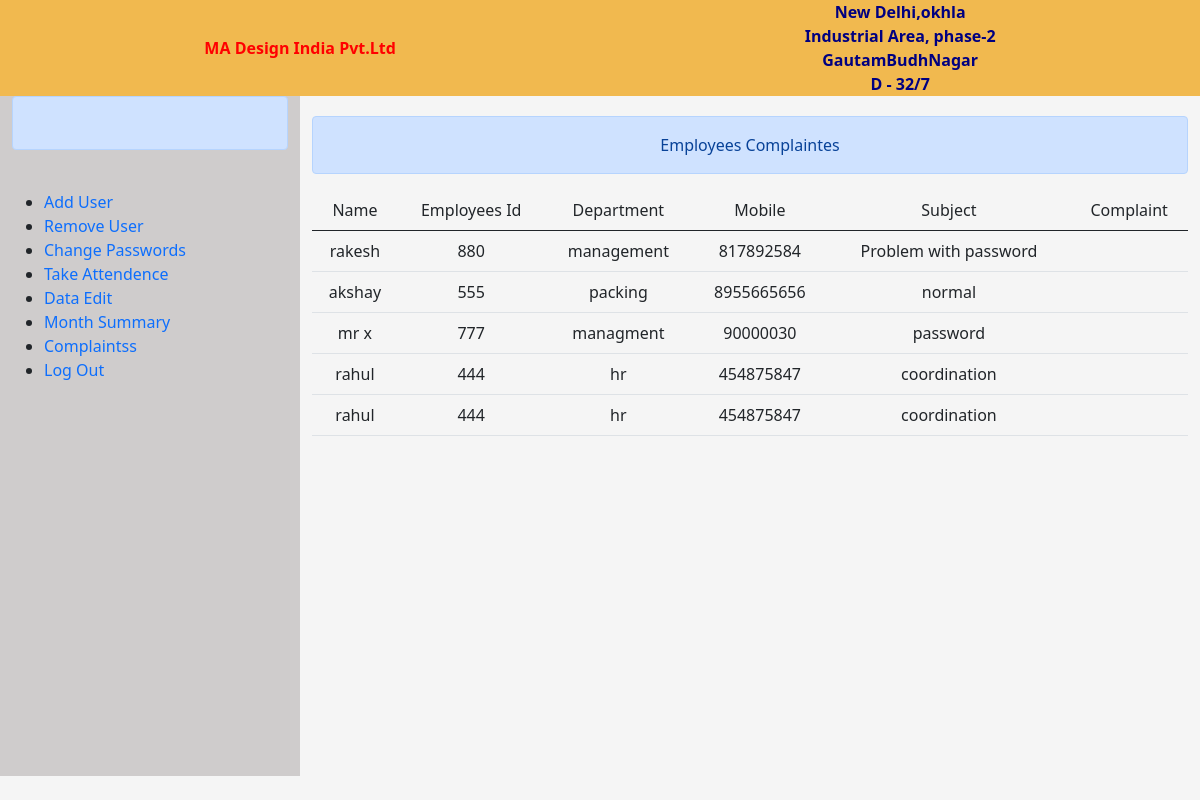
Screenshot of /Attendence/complaint/ (signed in) with the database file from the repository.
### attendence/models.py (models this page shows)
class complaints(models.Model):
    name=models.CharField(max_length=20)
    Eid=models.CharField(max_length=8)
    department=models.CharField(max_length=30)
    mobile=models.CharField(max_length=10)
    subject=models.CharField(max_length=200)
    comlaint=models.CharField(max_length=500)

### attendence/views.py (the view)
# urls.py: path('complaint/',views.complaint),
@login_required(login_url='http://localhost:8000/')
def complaint(request):
    data=models.complaints.objects.all()
    return render(request,'attendence/coplaints.html',{'data':data})

### templates/attendence/coplaints.html (shortened to what this page needs)
{% load static %}
<!DOCTYPE html>
<html lang="en">
<head>
    <link href="https://cdn.jsdelivr.net/npm/bootstrap@5.0.0-beta3/dist/css/bootstrap.min.css" rel="stylesheet">
    <link rel="stylesheet" href="{% static 'css/home.css' %}">
    <link rel="stylesheet" href="{% static 'css/admin.css' %}">
</head>
<body>
    <section id="home">
        <section class="company_title">
            <span class="comp">MA Design India Pvt.Ltd</span>
            <span class="company_span">New Delhi,okhla <br>
                Industrial Area, phase-2 <br>
                 GautamBudhNagar <br>
                D - 32/7</span>
        </section>
        <div class="container-fluid admin_sec" class='sec7'>
            <div class="row">
                <div class="col-sm-4 col-md-3 corner">
                   <div class="alert alert-primary" role="alert"><a href="" class="corner_a">{{data.username}}</a></div>&nbsp;
                    <ul>
                        <li><a href="http://localhost:8000/Attendence/addUser/">Add User</a></li>
                        <li><a href="http://localhost:8000/Attendence/removeUser/">Remove User</a></li>
                        <li><a href="">Change Passwords</a></li>
                        <li><a href="http://localhost:8000/Attendence/takeattendence/">Take Attendence</a></li>
                        <li><a href="http://localhost:8000/Attendence/dataEdit/">Data Edit</a></li>
                        <li><a href="http://localhost:8000/Attendence/summary/">Month Summary</a></li>
                        <li><a href="http://localhost:8000/Attendence/complaint/">Complaintss</a></li>
                        <li><a href="http://localhost:8000/Attendence/userLogout/">Log Out</a></li>
                    </ul>
                </div>
                <div class="col-sm-8 col-md-9 data text-center">
                    <div class="alert alert-primary text-center">Employees Complaintes</div>
                    <table class="table">
                        <thead>
                        <tr>
                            <td>Name</td>
                            <td>Employees Id</td>
                            <td>Department</td>
                            <td>Mobile</td>
                            <td>Subject</td>
                            <td>Complaint</td>
                        </tr>
                    </thead>
                    <tbody>
                        {% for d in data %}
                        <tr>
                            <td>{{d.name}}</td>
                            <td>{{d.Eid}}</td>
                            <td>{{d.department}}</td>
                            <td>{{d.mobile}}</td>
                            <td>{{d.subject}}</td>
                            <td>{{d.complaint}}</td>
                        </tr>
                        {% endfor %}
                    </tbody>
                    </table>
                </div>
                </div>
            </div>
    </section>
</body>
</html>

### static/css/home.css (style rules this page uses)
* { margin: 0px; }
body { background-color:#1265b9b0; }
html { font-size: 100%; }
.company_title { background-color:rgb(241, 185, 79); display: flex; align-items: center; justify-content:space-around; color: red; font-weight: bolder; }
.company_span { text-align: center; color: navy; }

### static/css/admin.css (style rules this page uses)
body { background-color: #F5F5F5; }
.corner { background-color: #cfcccc; }
.data { height: 85vh; color: green; padding-top: 20px; }
.corner_a { display: block; text-decoration: none; color: rgb(24, 21, 21); height: 20px; }
.corner li a { text-decoration: none; margin-top: 20px; }

### templates/attendence/coplaints.html (style rules this page uses)
table { margin: auto; }

### rows the page displays
complaints: name "rakesh", Eid "880", department "management", mobile "817892584", subject "Problem with password"
complaints: name "akshay", Eid "555", department "packing", mobile "8955665656", subject "normal"
complaints: name "mr x", Eid "777", department "managment", mobile "90000030", subject "password"
complaints: name "rahul", Eid "444", department "hr", mobile "454875847", subject "coordination"
complaints: name "rahul", Eid "444", department "hr", mobile "454875847", subject "coordination"
